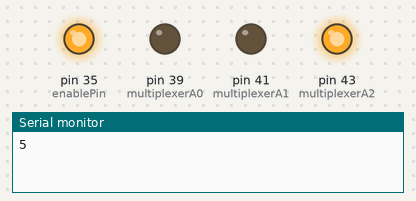
This sketch was run on a simulated Arduino Mega 2560, built with avr-gcc and run on an emulated ATmega2560. On the bench: output pins drawn as LEDs (lit = HIGH), the last lines printed to the serial monitor.

Above: at 2.5 s.
At 7.5 s:
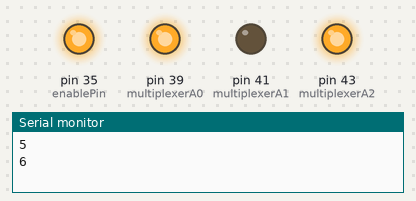
At 12.5 s:
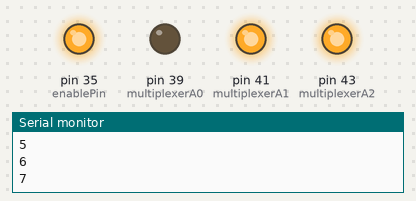
At 17.5 s:
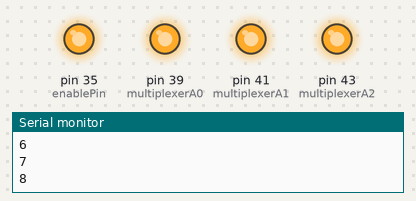
At 25.0 s:
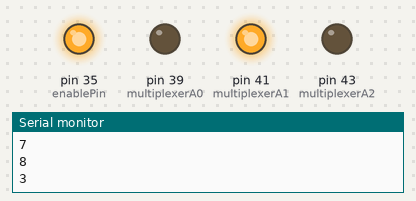
Timing chart, 0 to 39.0 s (numbered marks = the images above):
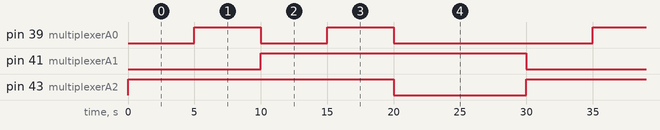

Measured:
- by itself, pin 39 (multiplexerA0): repeats every 30.0 s: LOW 5.0 s, HIGH 5.0 s, LOW 15.0 s, HIGH 5.0 s
- by itself, pin 41 (multiplexerA1), pin 43 (multiplexerA2): alternates HIGH for 20.0 s and LOW for 10.0 s
- by itself, everything shown: repeats every 30.0 s, in 5 steps

The sketch:

Multiplexer.ino
```cpp
int enablePin = 35;
int multiplexerA0 = 39;
int multiplexerA1 = 41;
int multiplexerA2 = 43;


void initMultiplexer()
{
  pinMode(enablePin, OUTPUT);
  pinMode(multiplexerA0, OUTPUT);
  pinMode(multiplexerA1, OUTPUT);
  pinMode(multiplexerA2, OUTPUT);

  digitalWrite(enablePin, HIGH);
  Serial.println("Multiplexer Initialized");
}


/*              setChannel
   ----------------------------------------
   Funtion that selects which channel of
   the multiplexer will be conected to
   the output.
*/
void setChannel(byte channel)
{
  if (channel == 1)
  {
    digitalWrite(multiplexerA0, LOW);
    digitalWrite(multiplexerA1, LOW);
    digitalWrite(multiplexerA2, LOW);
  }
  else if (channel == 2)
  {
    digitalWrite(multiplexerA0, HIGH);
    digitalWrite(multiplexerA1, LOW);
    digitalWrite(multiplexerA2, LOW);
  }
  else if (channel == 3)
  {
    digitalWrite(multiplexerA0, LOW);
    digitalWrite(multiplexerA1, HIGH);
    digitalWrite(multiplexerA2, LOW);
  }
  else if (channel == 4)
  {
    digitalWrite(multiplexerA0, HIGH);
    digitalWrite(multiplexerA1, HIGH);
    digitalWrite(multiplexerA2, LOW);
  }
  else if (channel == 5)
  {
    digitalWrite(multiplexerA0, LOW);
    digitalWrite(multiplexerA1, LOW);
    digitalWrite(multiplexerA2, HIGH);
  }
  else if (channel == 6)
  {
    digitalWrite(multiplexerA0, HIGH);
    digitalWrite(multiplexerA1, LOW);
    digitalWrite(multiplexerA2, HIGH);
  }
  else if (channel == 7)
  {
    digitalWrite(multiplexerA0, LOW);
    digitalWrite(multiplexerA1, HIGH);
    digitalWrite(multiplexerA2, HIGH);
  }
  else if (channel == 8)
  {
    digitalWrite(multiplexerA0, HIGH);
    digitalWrite(multiplexerA1, HIGH);
    digitalWrite(multiplexerA2, HIGH);
  }
  else
  {
    Serial.println("Error. Wrong channel");
  }
}

void setup() {
  initMultiplexer();
  Serial.begin(9600);
}

void loop() {
  Serial.println("5");
  setChannel(5);
  delay(5000);
  Serial.println("6");
  setChannel(6);
  delay(5000);
  Serial.println("7");
  setChannel(7);
  delay(5000);
  Serial.println("8");
  setChannel(8);
  delay(5000);
  Serial.println("3");
  setChannel(3);
  delay(5000);
  Serial.println("4");
  setChannel(3);
  delay(5000);


}
```
